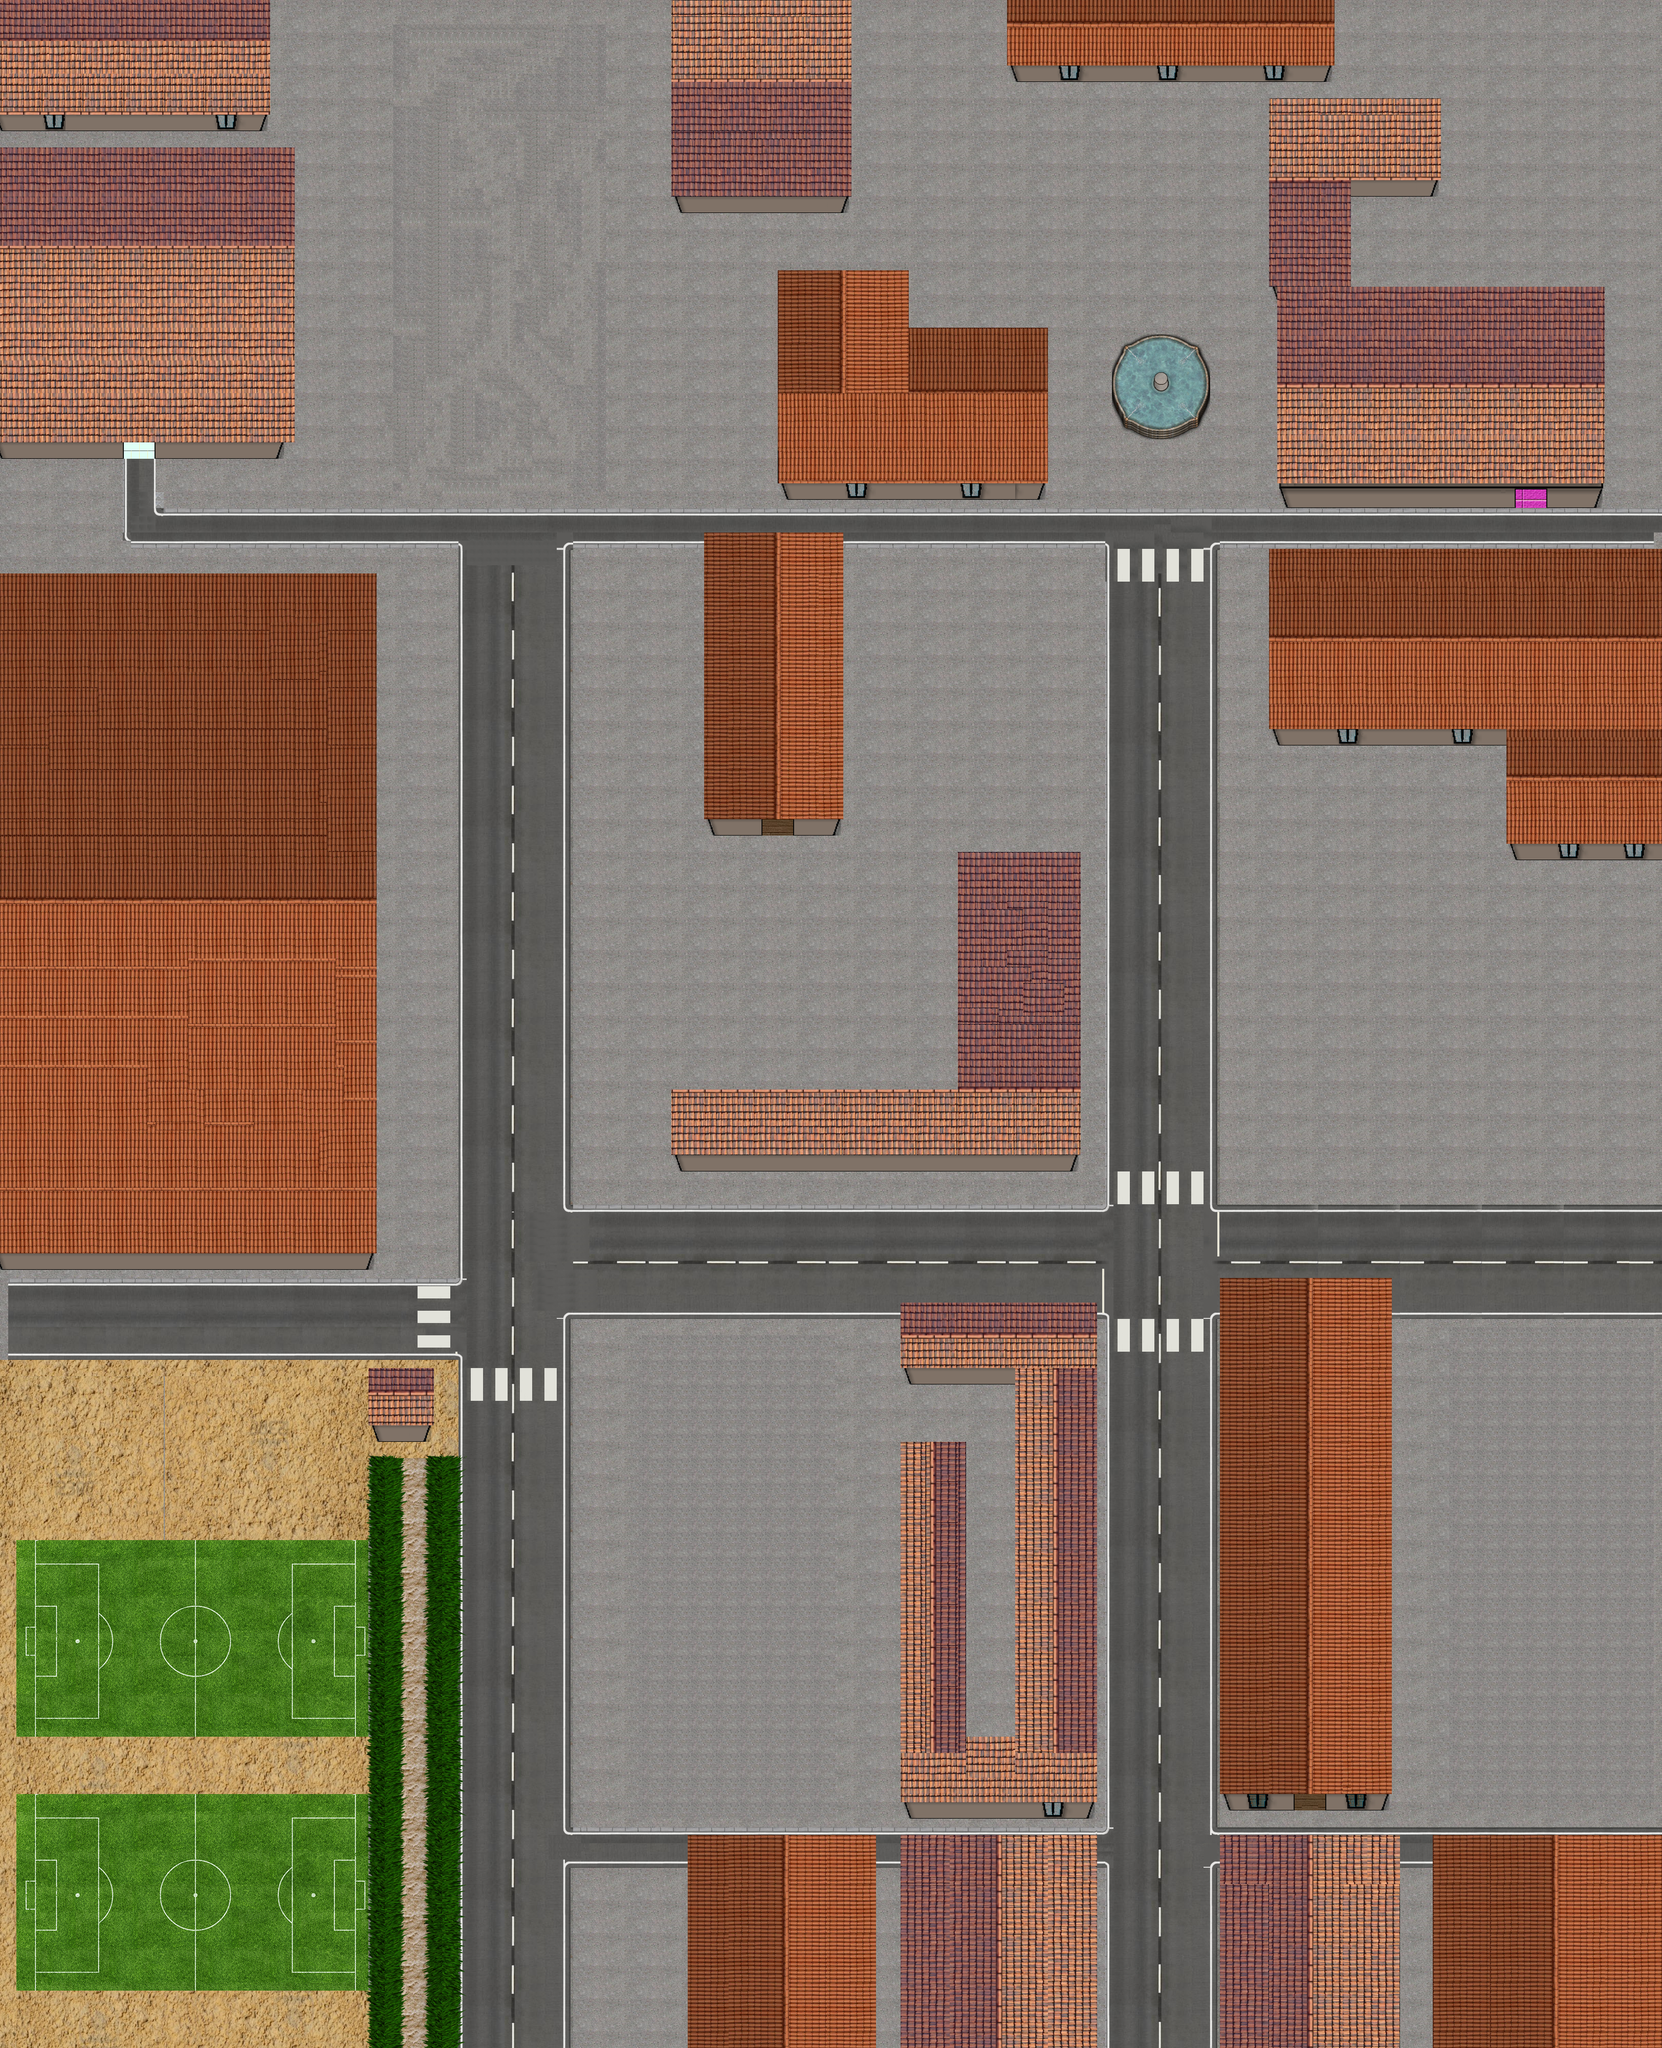

This game map was drawn from its Tiled (.tmx) file and the tilesets committed beside it. A one-line description and the trimmed map source follow:
An orthogonal 203x250 tile map with 16x16 px tiles, 10 tile layers (blocked, events, lowground, objects, ...), 13 tilesets.

<map version="1.0" orientation="orthogonal" width="203" height="250" tilewidth="16" tileheight="16">
 <tileset firstgid="1" name="House done" tilewidth="16" tileheight="16">
  <image source="../tileset/House done.png" width="640" height="640" />
 </tileset>
 <tileset firstgid="1601" name="Floorset1" tilewidth="16" tileheight="16">
  <image source="../tileset/Floorset1.png" width="256" height="256" />
 </tileset>
 <tileset firstgid="1857" name="HouseBaseTiles2" tilewidth="16" tileheight="16">
  <image source="../tileset/HouseBaseTiles2.png" width="64" height="128" />
 </tileset>
 <tileset firstgid="1889" name="Blocked" tilewidth="16" tileheight="16">
  <image source="../tileset/Blocked.png" width="128" height="128" />
 </tileset>
 <tileset firstgid="1953" name="events" tilewidth="16" tileheight="16">
  <image source="../tileset/events.png" width="32" height="32" />
  <tile id="0">
   <properties>
    <property name="buyzone" value="1" />
   </properties>
  </tile>
  <tile id="1">
   <properties>
    <property name="indoors" value="1" />
   </properties>
  </tile>
  <tile id="2">
   <properties>
    <property name="indoors" value="0" />
   </properties>
  </tile>
  <tile id="3">
   <properties>
    <property name="doorway" value="1" />
   </properties>
  </tile>
 </tileset>
 <tileset firstgid="1957" name="Rooftiles" tilewidth="16" tileheight="16">
  <image source="../tileset/Rooftiles.png" width="384" height="256" />
 </tileset>
 <tileset firstgid="2341" name="Grass" tilewidth="16" tileheight="16">
  <image source="../tileset/Grass.png" width="1942" height="1100" />
 </tileset>
 <tileset firstgid="10569" name="objectcolors" tilewidth="16" tileheight="16">
  <image source="../tileset/objectcolors.png" width="64" height="64" />
  <tile id="13">
   <properties>
    <property name="object" value="LAMP" />
   </properties>
  </tile>
 </tileset>
 <tileset firstgid="10585" name="roads" tilewidth="16" tileheight="16">
  <image source="../tileset/roadtile.png" width="900" height="675" />
 </tileset>
 <tileset firstgid="12937" name="footballfield" tilewidth="16" tileheight="16">
  <image source="../tileset/fotboll.jpg" width="700" height="394" />
 </tileset>
 <tileset firstgid="13969" name="groundtiles" tilewidth="16" tileheight="16">
  <image source="../tileset/groundtile.png" width="1942" height="1100" />
 </tileset>
 <tileset firstgid="22197" name="furniture" tilewidth="16" tileheight="16">
  <image source="../tileset/FurnitureSheet.png" width="640" height="640" />
 </tileset>
 <tileset firstgid="23797" name="fountain" tilewidth="16" tileheight="16">
  <image source="../tileset/fountain.png" width="250" height="250" />
 </tileset>
 <layer name="blocked" width="203" height="250">
  <data>[50750 cells, 2717 non-empty, 1 distinct tile ids]</data>
 </layer>
 <layer name="events" width="203" height="250">
  <data>[50750 cells, 87 non-empty, 3 distinct tile ids]</data>
 </layer>
 <layer name="lowground" width="203" height="250">
  <data>[50750 cells, 50750 non-empty, 2077 distinct tile ids]</data>
 </layer>
 <layer name="objects" width="203" height="250">
  <data>[50750 cells, 0 non-empty, 0 distinct tile ids]</data>
 </layer>
 <layer name="highground" width="203" height="250">
  <data>[50750 cells, 2566 non-empty, 732 distinct tile ids]</data>
 </layer>
 <layer name="walls" width="203" height="250">
  <data>[50750 cells, 3854 non-empty, 370 distinct tile ids]</data>
 </layer>
 <layer name="Furniture" width="203" height="250">
  <data>[50750 cells, 94 non-empty, 47 distinct tile ids]</data>
 </layer>
 <layer name="overlay" width="203" height="250">
  <data>[50750 cells, 1267 non-empty, 254 distinct tile ids]</data>
 </layer>
 <layer name="roof" width="203" height="250">
  <data>[50750 cells, 6696 non-empty, 192 distinct tile ids]</data>
 </layer>
 <layer name="static roof" width="203" height="250">
  <data>[50750 cells, 9542 non-empty, 196 distinct tile ids]</data>
 </layer>
</map>
